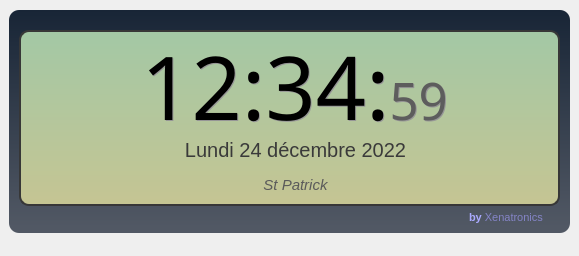
<?xml version="1.0" encoding="UTF-8"?>
<ui version="4.0">
 <class>Clock</class>
 <widget class="QMainWindow" name="Clock">
  <property name="geometry">
   <rect>
    <x>0</x>
    <y>0</y>
    <width>579</width>
    <height>256</height>
   </rect>
  </property>
  <property name="windowTitle">
   <string>Clock</string>
  </property>
  <widget class="QWidget" name="centralwidget">
   <property name="styleSheet">
    <string notr="true"/>
   </property>
   <layout class="QVBoxLayout" name="verticalLayout">
    <property name="spacing">
     <number>0</number>
    </property>
    <property name="sizeConstraint">
     <enum>QLayout::SetDefaultConstraint</enum>
    </property>
    <property name="topMargin">
     <number>10</number>
    </property>
    <property name="bottomMargin">
     <number>23</number>
    </property>
    <item>
     <widget class="QFrame" name="frame">
      <property name="sizePolicy">
       <sizepolicy hsizetype="Preferred" vsizetype="Preferred">
        <horstretch>0</horstretch>
        <verstretch>0</verstretch>
       </sizepolicy>
      </property>
      <property name="styleSheet">
       <string notr="true">border-radius:10px;
background-color: qlineargradient(spread:pad, x1:0.493, y1:0, x2:0.492925, y2:0.972, stop:0 rgba(24, 37, 54, 255), stop:1 rgba(81, 88, 100, 255));

</string>
      </property>
      <property name="frameShape">
       <enum>QFrame::StyledPanel</enum>
      </property>
      <property name="frameShadow">
       <enum>QFrame::Raised</enum>
      </property>
      <widget class="QFrame" name="frame_2">
       <property name="geometry">
        <rect>
         <x>10</x>
         <y>20</y>
         <width>541</width>
         <height>176</height>
        </rect>
       </property>
       <property name="sizePolicy">
        <sizepolicy hsizetype="Preferred" vsizetype="Preferred">
         <horstretch>0</horstretch>
         <verstretch>0</verstretch>
        </sizepolicy>
       </property>
       <property name="minimumSize">
        <size>
         <width>0</width>
         <height>158</height>
        </size>
       </property>
       <property name="maximumSize">
        <size>
         <width>16777215</width>
         <height>16777215</height>
        </size>
       </property>
       <property name="styleSheet">
        <string notr="true">background-color: qlineargradient(spread:pad, x1:0.5, y1:1, x2:0.5, y2:0, stop:0 rgba(170, 0, 255, 255), stop:0.00497512 rgba(197, 197, 147, 255), stop:1 rgba(163, 200, 165, 255));

border-color:rgb(55, 55, 55);
border-width:2px;
border-style:solid;</string>
       </property>
       <property name="frameShape">
        <enum>QFrame::StyledPanel</enum>
       </property>
       <property name="frameShadow">
        <enum>QFrame::Raised</enum>
       </property>
       <widget class="QLabel" name="label_clock">
        <property name="geometry">
         <rect>
          <x>-45</x>
          <y>-10</y>
          <width>641</width>
          <height>131</height>
         </rect>
        </property>
        <property name="font">
         <font>
          <family>Leelawadee</family>
          <pointsize>68</pointsize>
         </font>
        </property>
        <property name="styleSheet">
         <string notr="true">background-color: transparent;
border-width:0px;
</string>
        </property>
        <property name="text">
         <string>&lt;html&gt;&lt;head/&gt;&lt;body&gt;&lt;p align=&quot;center&quot;&gt;&lt;span style=&quot; font-size:66pt;&quot;&gt;12:34:&lt;/span&gt;&lt;span style=&quot; font-size:38pt;  color:#5d5d5d;&quot;&gt;59&lt;/span&gt;&lt;/p&gt;&lt;/body&gt;&lt;/html&gt;</string>
        </property>
        <property name="alignment">
         <set>Qt::AlignCenter</set>
        </property>
       </widget>
       <widget class="QLabel" name="label_date">
        <property name="geometry">
         <rect>
          <x>-39</x>
          <y>100</y>
          <width>631</width>
          <height>41</height>
         </rect>
        </property>
        <property name="font">
         <font>
          <family>Segoe UI</family>
          <pointsize>15</pointsize>
         </font>
        </property>
        <property name="styleSheet">
         <string notr="true">background-color: transparent;
border-width:0px;
</string>
        </property>
        <property name="text">
         <string>&lt;html&gt;&lt;head/&gt;&lt;body&gt;&lt;p align=&quot;center&quot;&gt;&lt;span style=&quot; color:#3a3a3a;&quot;&gt;Lundi 24 décembre 2022&lt;/span&gt;&lt;/p&gt;&lt;/body&gt;&lt;/html&gt;</string>
        </property>
        <property name="alignment">
         <set>Qt::AlignCenter</set>
        </property>
       </widget>
       <widget class="QLabel" name="label_saint">
        <property name="geometry">
         <rect>
          <x>-39</x>
          <y>140</y>
          <width>631</width>
          <height>30</height>
         </rect>
        </property>
        <property name="font">
         <font>
          <family>Segoe UI</family>
          <pointsize>11</pointsize>
         </font>
        </property>
        <property name="styleSheet">
         <string notr="true">background-color: transparent;
border-width:0px;
</string>
        </property>
        <property name="text">
         <string>&lt;html&gt;&lt;head/&gt;&lt;body&gt;&lt;p align=&quot;center&quot;&gt;&lt;span style=&quot; font-style:italic; color:#5a5a5a;&quot;&gt;St Patrick&lt;/span&gt;&lt;/p&gt;&lt;/body&gt;&lt;/html&gt;</string>
        </property>
        <property name="alignment">
         <set>Qt::AlignCenter</set>
        </property>
       </widget>
       <widget class="QLabel" name="label_shadow">
        <property name="geometry">
         <rect>
          <x>-44</x>
          <y>-15</y>
          <width>641</width>
          <height>144</height>
         </rect>
        </property>
        <property name="font">
         <font>
          <family>Leelawadee</family>
          <pointsize>68</pointsize>
         </font>
        </property>
        <property name="styleSheet">
         <string notr="true">background-color: transparent;
border-width:0px;
</string>
        </property>
        <property name="text">
         <string>&lt;html&gt;&lt;head/&gt;&lt;body&gt;&lt;p align=&quot;center&quot;&gt;&lt;span style=&quot; font-size:66pt; color:#969696;&quot;&gt;12:34:&lt;/span&gt;&lt;span style=&quot; font-size:38pt; color:#969696;&quot;&gt;59&lt;/span&gt;&lt;/p&gt;&lt;/body&gt;&lt;/html&gt;</string>
        </property>
        <property name="alignment">
         <set>Qt::AlignCenter</set>
        </property>
       </widget>
       <zorder>label_shadow</zorder>
       <zorder>label_clock</zorder>
       <zorder>label_date</zorder>
       <zorder>label_saint</zorder>
      </widget>
      <widget class="QLabel" name="label">
       <property name="geometry">
        <rect>
         <x>460</x>
         <y>200</y>
         <width>87</width>
         <height>16</height>
        </rect>
       </property>
       <property name="maximumSize">
        <size>
         <width>16777215</width>
         <height>40</height>
        </size>
       </property>
       <property name="font">
        <font>
         <pointsize>8</pointsize>
        </font>
       </property>
       <property name="styleSheet">
        <string notr="true">background-color: transparent;</string>
       </property>
       <property name="text">
        <string>&lt;html&gt;&lt;head/&gt;&lt;body&gt;&lt;p&gt;&lt;span style=&quot; font-weight:600; color:#aaaaff;&quot;&gt;by &lt;/span&gt;&lt;span style=&quot; color:#8484c6;&quot;&gt;Xenatronics&lt;/span&gt;&lt;/p&gt;&lt;/body&gt;&lt;/html&gt;</string>
       </property>
      </widget>
      <widget class="QPushButton" name="pushButton_close">
       <property name="geometry">
        <rect>
         <x>5</x>
         <y>-1</y>
         <width>31</width>
         <height>26</height>
        </rect>
       </property>
       <property name="styleSheet">
        <string notr="true">background-color: transparent;</string>
       </property>
       <property name="text">
        <string/>
       </property>
       <property name="icon">
        <iconset>
         <normaloff>icones/close.png</normaloff>icones/close.png</iconset>
       </property>
       <property name="iconSize">
        <size>
         <width>15</width>
         <height>15</height>
        </size>
       </property>
      </widget>
     </widget>
    </item>
   </layout>
  </widget>
 </widget>
 <resources>
  <include location="clock.qrc"/>
 </resources>
 <connections/>
</ui>
